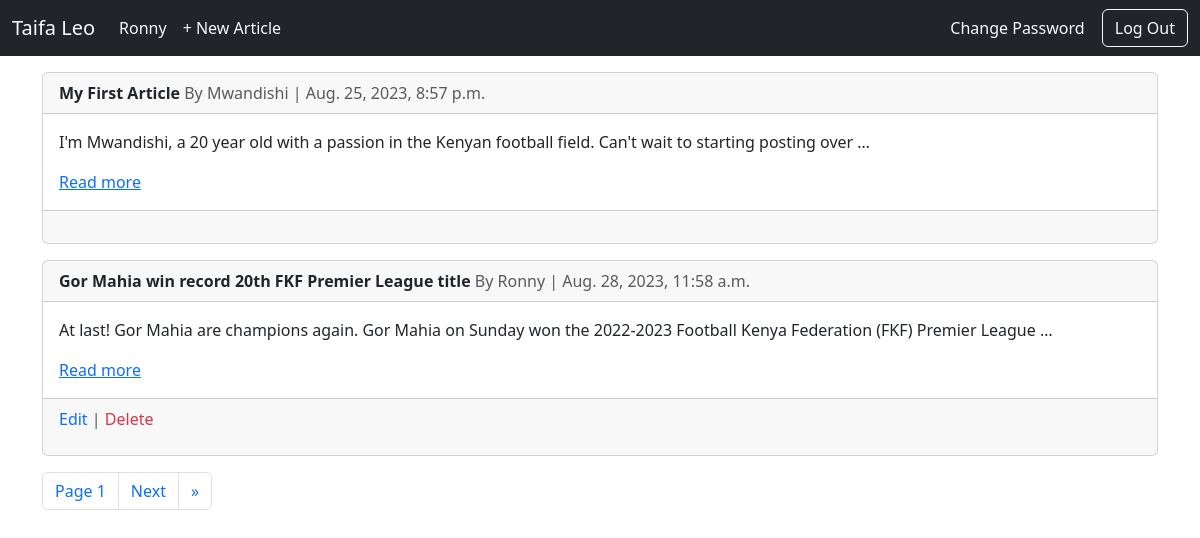
The page /articles/ (signed in) on the database its author committed.
### users/models.py (models this page shows)
class CustomUser(AbstractUser):
    age = models.PositiveIntegerField(null=True, blank=True)

### pages/models.py (models this page shows, shortened)
class Article(models.Model):
    title = models.CharField(max_length=255)
    author = models.ForeignKey(
        get_user_model(),
        on_delete=models.CASCADE
    )
    date = models.DateTimeField(auto_now_add=True)
    content = models.TextField()

### pages/views.py (the view)
# urls.py: path("articles/", ArticleListView.as_view(), name="article_list"),
class ArticleListView(LoginRequiredMixin, ListView):
    login_url = "login"
    model = Article
    template_name = "article_list.html"
    context_object_name = "articles"
    paginate_by = 2

### templates/article_list.html (shortened to what this page needs)
{% extends 'base.html' %}
{% block content %}
{% for article in articles %}
<div class="card mt-3">
    <div class="card-header">
       <a href="{% url 'article_detail' article.pk %}" class="text-decoration-none text-dark">
            <strong >{{ article.title }}</strong>
        </a>
      <span class="text-muted">By {{ article.author }} | {{ article.date }}</span>
    </div>
    <div class="card-body">
      <p class="card-text">{{ article.content|truncatewords:20 }}</p>
      <a href="{% url 'article_detail' article.pk %}">Read more</a>
    </div>
    <div class="card-footer text-body-secondary">
      {% if user.is_authenticated and user == article.author %}
        <p>
            <a href="{% url 'article_edit' article.pk %}" class="text-primary text-decoration-none">Edit</a> |
            <a href="{% url 'article_delete' article.pk %}" class="text-danger text-decoration-none">Delete</a>
        </p>
      {% else %}
        <p>
        </p>
      {% endif %}
    </div>
</div>
{% endfor %}
<nav aria-label="Page navigation example" class="mt-3">
  <ul class="pagination">
    <li class="page-item">
      <a class="page-link" href="#">Page {{ page_obj.number}}</a>
    </li>
    {% if page_obj.has_next %}
      <li class="page-item">
        <a class="page-link" href="?page={{ page_obj.next_page_number }}">Next</a>
      </li>
      <li class="page-item">
        <a class="page-link" href="?page={{ page_obj.paginator.num_pages }}" aria-label="Next">
          <span aria-hidden="true">&raquo;</span>
        </a>
      </li>
    {% endif %}
  </ul>
</nav>
{% endblock %}

### templates/base.html (shortened to what this page needs)
{% load static %}
<!DOCTYPE html>
<html lang="en">
<head>
    <link href="https://cdn.jsdelivr.net/npm/bootstrap@5.3.1/dist/css/bootstrap.min.css" rel="stylesheet">
    <link rel="stylesheet" href="{% static 'styles.css' %}">
</head>
<body>
    <nav class=" navbar navbar-expand-lg bg-dark text-light text-light">
        <div class="container-fluid text-light">
          <a class="navbar-brand text-light" href="{% url 'article_list' %}">Taifa Leo</a>
          <div class="collapse navbar-collapse" id="navbarSupportedContent">
            {% if user.is_authenticated %}
            <ul class="navbar-nav me-auto mb-2 mb-lg-0">
              <li class="nav-item">
                <a class="nav-link active text-light" aria-current="page" href="{% url 'profile' %}">{{ user.username }}</a>
              </li>
              <li class="nav-item">
                <a class="nav-link  text-light" aria-current="page" href="{% url 'article_new' %}">+ New Article</a>
              </li>
            </ul>
            <form>
              <button class="btn btn-white">
                <a href="" class="text-decoration-none text-light">Change Password</a>
              </button>
              <button class="btn btn-outline-light" type="submit">
                    <a href="{% url 'logout' %}" class="text-decoration-none text-light">Log Out</a>
               </button>
            </form>
            {% endif %}
          </div>
        </div>
      </nav>
    <div class="container">
        {% block content %}
        {% endblock %}
    </div>
</body>
</html>

### static/styles.css (style rules this page uses)
body { background-image: url("../static/imgs/brennan-burling-ay53qag90W8-unsplash.jpg"); background-size: cover; background-repeat: no-repeat; }

### rows shown on the page
CustomUser: username "Ronny"
Article: title "My First Article", author "Mwandishi", date "Aug. 25, 2023, 8:57 p.m.", content "I'm Mwandishi, a 20 year old with a passion in the Kenyan football field. Can't wait to starting posting over …"
Article: title "Gor Mahia win record 20th FKF Premier League title", author "Ronny", date "Aug. 28, 2023, 11:58 a.m.", content "At last! Gor Mahia are champions again. Gor Mahia on Sunday won the 2022-2023 Football Kenya Federation (FKF) Premier League …", shows "Edit"

### other values the page prints
{{ page_obj.number }} "1"
